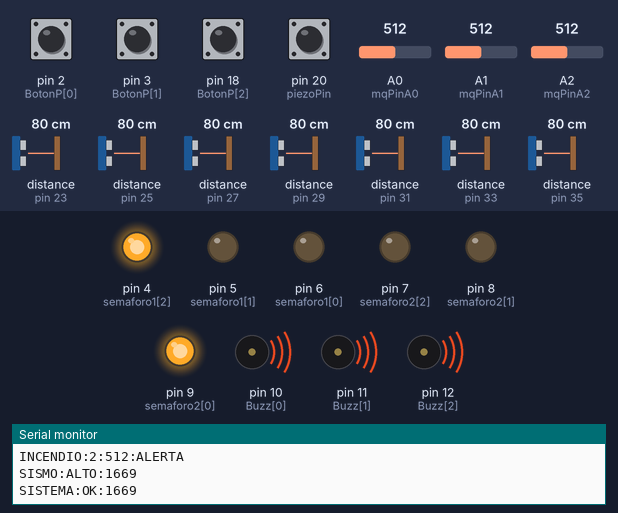
A sketch run on a simulated Arduino Mega 2560, built with avr-gcc and run on an emulated ATmega2560. On the bench: output pins drawn as LEDs (lit = HIGH), buzzer (waves = sounding, pin HIGH), the last lines printed to the serial monitor. Wiring (inferred from the names in the program): 7 × ultrasonic range finder: trigger pin 22, echo pin 23 / trigger pin 24, echo pin 25 / trigger pin 26, echo pin 27 / trigger pin 28, echo pin 29 / trigger pin 30, echo pin 31 / trigger pin 32, echo pin 33 / trigger pin 34, echo pin 35. The inputs (shaded band) are chosen by the test bench; at power-on: pin 2 (BotonP[0]), pin 3 (BotonP[1]), pin 18 (BotonP[2]), pin 20 (piezoPin) HIGH, A0 (mqPinA0) = 512, A1 (mqPinA1) = 512, distance to the obstacle (sensors on pin 23, pin 25, pin 27, pin 29, pin 31, pin 33, pin 35) 80 cm, A2 (mqPinA2) = 512. The echo pulse lasts 58.3 µs per cm; pins used as bus, display or sensor lines are not drawn.

Above: at 2.2 s.
2.3 s: A0 (mqPinA0) set to 275
At 7.0 s:
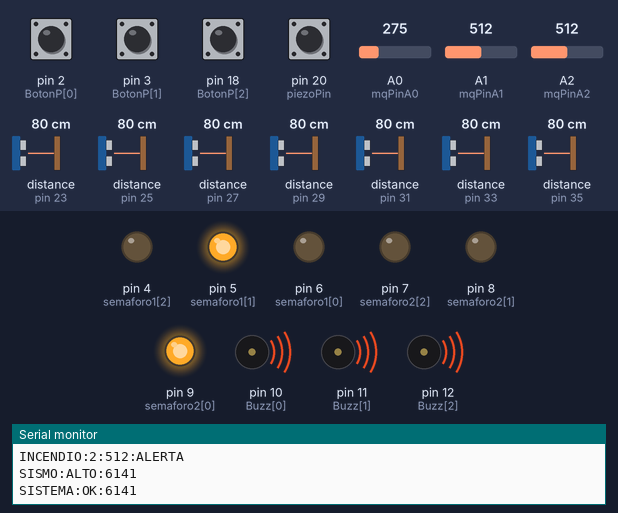
7.3 s: A0 (mqPinA0) set to 247
At 12.2 s:
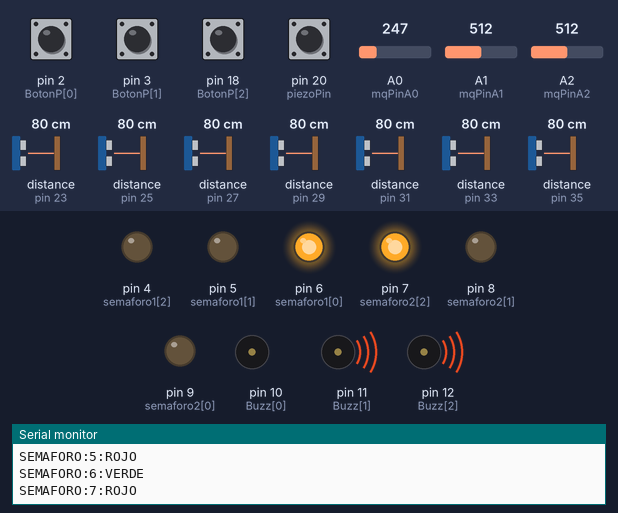
12.3 s: A1 (mqPinA1) set to 271
16.0 s: A1 (mqPinA1) set to 250
At 18.1 s:
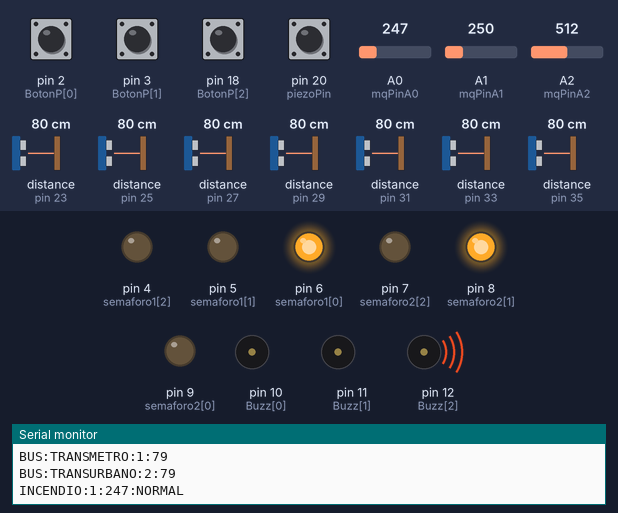
19.2 s: pin 2 (BotonP[0]) pulled LOW for 1.8 s
At 20.3 s:
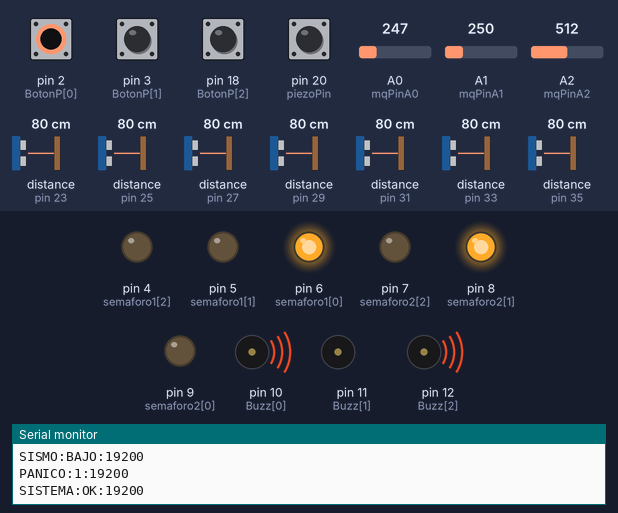
26.0 s: distance to the obstacle (sensor on pin 23) set to 2 cm
Timing chart, 0 to 59.4 s (numbered marks = the images above; inputs shaded):
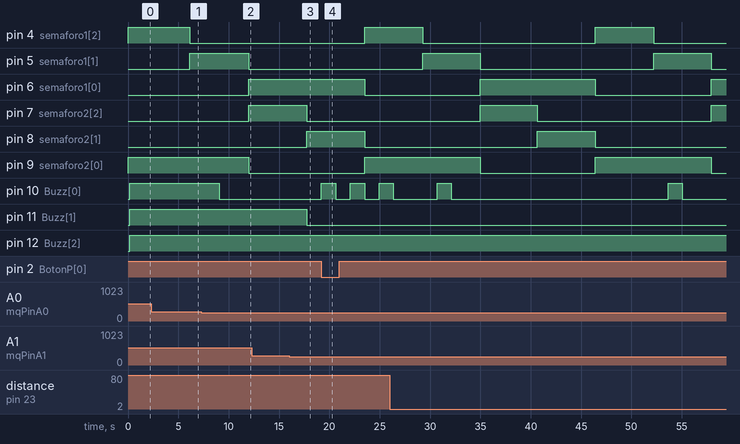

The sketch:

ACE2_PT1.ino
```cpp
// #################################
// DEFINIMOS LOS PINES DEL PROYECTO
// #################################

// Pines de semáforos
const int semaforo1[3] = {6, 5, 4}; // rojo, amarillo, verde
const int semaforo2[3] = {9, 8, 7}; // rojo, amarillo, verde

// Estados de semáforos: {semáforo1, semáforo2}
// Nota: 0 = rojo, 1 = amarillo, 2 = verde
int estados[][2] = {
  {2, 0},
  {1, 0},
  {0, 2},
  {0, 1}
};
const int numEstados = sizeof(estados) / sizeof(estados[0]);

// Pines de los 7 HC-SR04
const int Trig[7] = {22, 24, 26, 28, 30, 32, 34};
const int Echo[7] = {23, 25, 27, 29, 31, 33, 35};

// Distancias HC-SR04
float distancias[7];
long duration;

// Botones por zona
const int BotonP[3] = {2, 3, 18}; //pines de buzzer

// Buzzers por zonas
const int Buzz[3] = {10, 11, 12}; // Zona1 -> Buzz[0], Zona2 -> Buzz[1], Zona3 -> Buzz[2]

// Variables para buzzer
volatile bool buzzerTrigger[3] = {false, false, false};
volatile int buzzerType[3] = {0, 0, 0}; // 0= ninguno , 1=boton, 2=movimiento, 3=piezo, 4=mq
volatile int buzzerStep[3] = {0, 0, 0};
volatile int buzzerPhase[3] = {0, 0, 0}; // 0=ON, 1=OFF
unsigned long buzzerPhaseStart[3] = {0, 0, 0};

// Sensores MQ
const int mqPinA0 = A0;
const int mqPinA1 = A1;
const int mqPinA2 = A2;
float mqReadings[3];
const float mqThreshold = 260.0; // AQuí ESTÁ EL UMBRAL PARA LOS MQ --- RECORDEMOS TESTEARLO ---

// Piezos eléctricos
const int piezoPin = 20;

// Flags para eventos que necesitan envío a Processing
volatile bool panicoTriggered[3] = {false, false, false}; // Para botones de pánico
volatile bool infraccionTriggered[7] = {false, false, false, false, false, false, false}; // Para infracciones por HC-SR04
volatile bool sismoTriggered = false; // Para sismo
unsigned long sismoTime = 0; // Timestamp del último sismo
// CREO QUE LAS DEMÁS ALERTAS NO SE MANDAN POR EL TIMESTAMP

// Para estados de semáforos
const String semEstados[3] = {"ROJO", "AMARILLO", "VERDE"};

// #################################
// DEFINIMOS LAS FUNCIONES PRINCIPALES
// #################################

// Función para obtener la duración de la fase actual basada en el tipo de alarma
// Esto se puede cambiar, hay que jugarlo para que suenen mejor
unsigned long getPhaseDuration(int type, int step, int phase) {
  switch (type) {
    case 1: // Alarma 1: Botones - 3 pitidos cortos (200ms ON, 200ms OFF)
      if (step >= 3) return 0;
      if (phase == 0) return 200; // ON
      return (step < 2 ? 200 : 0); // OFF solo entre pitidos, no después del último
    case 2: // Alarma 2: Movimiento en rojo - 2 pitidos largos (500ms ON, 300ms OFF)
      if (step >= 2) return 0;
      if (phase == 0) return 500; // ON
      return (step < 1 ? 300 : 0); // OFF solo entre pitidos
    case 3: // Alarma 3: Piezo - 5 pitidos rápidos (100ms ON, 100ms OFF)
      if (step >= 5) return 0;
      if (phase == 0) return 100; // ON
      return (step < 4 ? 100 : 0); // OFF solo entre pitidos
    case 4: // Alarma 4: MQ bajo - Pitido continuo largo (2000ms ON)
      if (step >= 1) return 0;
      if (phase == 0) return 2000; // ON
      return 0; // No OFF
    default:
      return 0;
  }
}

// Activar buzzer en una zona con un tipo de alarma específico
void ActivarBuzzZonaConTipo(int zona, int tipo) {
  if (zona >= 0 && zona < 3 && tipo >= 1 && tipo <= 4) {
    buzzerTrigger[zona] = true;
    buzzerType[zona] = tipo;
    buzzerStep[zona] = 0;
    buzzerPhase[zona] = 0;
    buzzerPhaseStart[zona] = millis();
  }
}

// Interrupciones por botón
void ActivarBuzzZona(int zona) {
  ActivarBuzzZonaConTipo(zona, 1);
  panicoTriggered[zona] = true; // Flag para enviar PANICO
}

// Activar todos los buzzers
void ActivarTodosBuzz() {
  for (int z = 0; z < 3; z++) {
    ActivarBuzzZonaConTipo(z, 3);
  }
  sismoTriggered = true; // Flag para enviar SISMO
  sismoTime = millis();
}

// ISR para alarmas
void ISR_BuzzerZona0() { ActivarBuzzZona(0); }
void ISR_BuzzerZona1() { ActivarBuzzZona(1); }
void ISR_BuzzerZona2() { ActivarBuzzZona(2); }

// ISR para sismo
void ISR_Piezos() { ActivarTodosBuzz(); }

int estadoActualSem1 = 0;
int estadoActualSem2 = 0;

void setup() {
  // Semáforos
  for (int i = 0; i < 3; i++) {
    pinMode(semaforo1[i], OUTPUT);
    pinMode(semaforo2[i], OUTPUT);
  }

  // Configurar botones por zona
  for (int z = 0; z < 3; z++) {
    pinMode(BotonP[z], INPUT_PULLUP);
  }

  // Configurar buzzers
  for (int i = 0; i < 3; i++) {
    pinMode(Buzz[i], OUTPUT);
    digitalWrite(Buzz[i], LOW); // Asegurar apagado inicial
  }

  // Adjuntar interrupciones para botones de zonas
  attachInterrupt(digitalPinToInterrupt(BotonP[0]), ISR_BuzzerZona0, FALLING);
  attachInterrupt(digitalPinToInterrupt(BotonP[1]), ISR_BuzzerZona1, FALLING);
  attachInterrupt(digitalPinToInterrupt(BotonP[2]), ISR_BuzzerZona2, FALLING);

  attachInterrupt(digitalPinToInterrupt(piezoPin), ISR_Piezos, FALLING);

 // Inicializando los pines de los HC-SR04
  for (int i = 0; i < 7; i++) {
    pinMode(Trig[i], OUTPUT);
    pinMode(Echo[i], INPUT);
    digitalWrite(Trig[i], LOW);
  }

 // Inicializando el monitor serial
  Serial.begin(9600);

  // Inicializar estados actuales
  estadoActualSem1 = estados[0][0];
  estadoActualSem2 = estados[0][1];
  // Imprimir estado inicial
  mostrarenSemaforos();
}

void mostrarEstado(int semaforo[], int estado) {
  for (int i = 0; i < 3; i++) {
    digitalWrite(semaforo[i], (i == estado) ? HIGH : LOW);
  }
}

// Función utilitaria para mostrar estado inicial en semáforos
void mostrarenSemaforos() {
  for (int i = 0; i < 3; i++) {
    digitalWrite(semaforo1[i], (i == estadoActualSem1) ? HIGH : LOW);
  }
  for (int i = 0; i < 3; i++) {
    digitalWrite(semaforo2[i], (i == estadoActualSem2) ? HIGH : LOW);
  }
}

// Leer sensores MQ y almacenarlos en el arreglo
void leerMQSensors() {
  mqReadings[0] = analogRead(mqPinA0);
  mqReadings[1] = analogRead(mqPinA1);
  mqReadings[2] = analogRead(mqPinA2);
}

// Nueva función: verifica lecturas MQ y activa alarmas tipo 4 si están por debajo del umbral
void verificarMQYActivar() {
  for (int z = 0; z < 3; z++) {
    if (mqReadings[z] > mqThreshold) {
      ActivarBuzzZonaConTipo(z, 4);
      Serial.print("Alerta MQ bajo en zona "); Serial.print(z + 1); Serial.println(": (Tipo 4)");
    }
  }
}

// Lectura HC-SR04 para 7 zonas
void leerHC_SR04() {
  for (int z = 0; z < 7; z++) {
    // Inicializar trigger
    digitalWrite(Trig[z], LOW);
    delayMicroseconds(2);
    digitalWrite(Trig[z], HIGH);
    delayMicroseconds(10);
    digitalWrite(Trig[z], LOW);

    // Medir echo
    duration = pulseIn(Echo[z], HIGH, 30000);
    distancias[z] = duration * 0.0343 / 2.0;
  }
}

// Gestión de buzzers con patrones basados en tipo
void gestionarBuzzers() {
  for (int z = 0; z < 3; z++) {
    if (buzzerTrigger[z]) {
      unsigned long dur = getPhaseDuration(buzzerType[z], buzzerStep[z], buzzerPhase[z]);
      if (dur == 0) {
        digitalWrite(Buzz[z], LOW);
        buzzerTrigger[z] = false;
        buzzerType[z] = 0;
        continue;
      }

      unsigned long elapsed = millis() - buzzerPhaseStart[z];
      if (elapsed >= dur) {
        // Avanzar fase
        if (buzzerPhase[z] == 0) {
          // De ON a OFF
          digitalWrite(Buzz[z], LOW);
          buzzerPhase[z] = 1;
        } else {
          // De OFF a ON, avanzar step
          buzzerPhase[z] = 0;
          buzzerStep[z]++;
        }
        buzzerPhaseStart[z] = millis();

        // Verificar si la nueva fase tiene duración 0 (fin del patrón)
        dur = getPhaseDuration(buzzerType[z], buzzerStep[z], buzzerPhase[z]);
        if (dur == 0) {
          digitalWrite(Buzz[z], LOW);
          buzzerTrigger[z] = false;
          buzzerType[z] = 0;
          continue;
        }
      }

      // Establecer estado actual
      digitalWrite(Buzz[z], (buzzerPhase[z] == 0 ? HIGH : LOW));
    } else {
      digitalWrite(Buzz[z], LOW);
    }
  }
}

//Verifica distancias y activa buzzers según semáforo (con tipo 2), y setea flag para INFRACCION
void verificarYActivarBuzzerPorZonas() {
  // Semáforo 1 en rojo -> sensores 0, 1 y 6
  if (estadoActualSem1 == 2) {
    int sensoresSem1[] = {0, 1, 6};
    for (int i = 0; i < 3; i++) {
      int z = sensoresSem1[i];
      if (distancias[z] <= 5.0f) {
        // Aquí decides qué buzzer corresponde a cada sensor
        if (z == 0) {
          ActivarBuzzZonaConTipo(0, 2); // Zona1
        } else if (z == 1) {
          ActivarBuzzZonaConTipo(1, 2); // Zona2
        } else if (z == 6) {
          ActivarBuzzZonaConTipo(2, 2); // Zona3
        }
        infraccionTriggered[z] = true;
        Serial.print("HCALERTA:"); Serial.print(z + 1); Serial.println(":1:2");
      }
    }
  }

  // Semáforo 2 en rojo -> sensores 2, 3, 4, 5
  if (estadoActualSem2 == 2) {
    int sensoresSem2[] = {2, 3, 4, 5};
    for (int i = 0; i < 4; i++) {
      int z = sensoresSem2[i];
      if (distancias[z] <= 5.0f) {
        // Mapeo directo según zona
        if (z == 2) {
          ActivarBuzzZonaConTipo(0, 2); // Zona1
        } else if (z == 3) {
          ActivarBuzzZonaConTipo(1, 2); // Zona2
        } else if (z == 4) {
          ActivarBuzzZonaConTipo(1, 2); // Zona2 también
        } else if (z == 5) {
          ActivarBuzzZonaConTipo(2, 2); // Zona3
        }
        infraccionTriggered[z] = true;
        Serial.print("HCALERTA:"); Serial.print(z + 1); Serial.println(":2:2");
      }
    }
  }
}


//Envía todos los datos a Processing en el formato esperado
void enviarDatosAProcessing() {
  unsigned long ts = millis();

  // Enviar SEMAFORO con mapeo: IDs 1,3,5,7 -> estado sem1; resto -> estado sem2
  Serial.println("SEMAFORO:1:" + semEstados[estadoActualSem1]);
  Serial.println("SEMAFORO:2:" + semEstados[estadoActualSem2]);
  Serial.println("SEMAFORO:3:" + semEstados[estadoActualSem1]);
  Serial.println("SEMAFORO:4:" + semEstados[estadoActualSem2]);
  Serial.println("SEMAFORO:5:" + semEstados[estadoActualSem1]);
  Serial.println("SEMAFORO:6:" + semEstados[estadoActualSem2]);
  Serial.println("SEMAFORO:7:" + semEstados[estadoActualSem1]);
  Serial.println("SEMAFORO:8:" + semEstados[estadoActualSem2]);
  Serial.println("SEMAFORO:9:" + semEstados[estadoActualSem2]);
  Serial.println("SEMAFORO:10:" + semEstados[estadoActualSem2]);

  // Enviar BUS usamos distancias[5] y [6] como ejemplo, HAY QUE MEJORAR ESTO PARA LEER POSICIÓN
  int busDist1 = (int)(distancias[3]); // TRANSMETRO
  int busDist2 = (int)(distancias[0]); // TRANSURBANO
  Serial.println("BUS:TRANSMETRO:1:" + String(busDist1));
  Serial.println("BUS:TRANSURBANO:2:" + String(busDist2));

  // Enviar INCENDIO
  for (int i = 0; i < 2; i++) {
    int nivel = (int)mqReadings[i];
    String estado = (mqReadings[i] > mqThreshold) ? "ALERTA" : "NORMAL";
    Serial.println("INCENDIO:" + String(i + 1) + ":" + String(nivel) + ":" + estado);
  }

  // Enviar SISMO
  String nivelSismo = (millis() - sismoTime < 10000) ? "ALTO" : "BAJO";
  Serial.println("SISMO:" + nivelSismo + ":" + String(ts));

  // Enviar PANICO si --- VERIFICAR ESTO PORQUE EN EL PROCESSING HAY 6
  for (int z = 0; z < 3; z++) {
    if (panicoTriggered[z]) {
      Serial.println("PANICO:" + String(z + 1) + ":" + String(ts));
      panicoTriggered[z] = false; // Reset flag después de enviar
    }
  }

  // Enviar INFRACCION
  for (int z = 0; z < 7; z++) {
    if (infraccionTriggered[z]) {
      Serial.println("INFRACCION:" + String(z + 1) + ":" + String(ts));
      infraccionTriggered[z] = false; // Reset flag
    }
  }

  // Enviar SISTEMA:OK para keep-alive
  Serial.println("SISTEMA:OK:" + String(ts));
}

// Función auxiliar para imprimir el estado actual de semáforos
void imprimirEstados() {
  Serial.print("SEMA1="); Serial.print(estadoActualSem1);
  Serial.print("  SEMA2="); Serial.println(estadoActualSem2);
}

// Loop
void loop() {
  static int estadoSemaforoIndex = 0;          // índice para ciclo de semáforos
  static unsigned long cambioTiempo = 0;       // tiempo de cambio
  const unsigned long tiempoEstado = 5000;     // 5 segundos por estado

  // Leer sensores MQ
  leerMQSensors();
  Serial.println("MQA:"+String(mqReadings[0])+":"+String(mqReadings[1])+":"+String(mqReadings[2]));

  // Verificar y activar alarmas para MQ (tipo 4)
  verificarMQYActivar();

  // Leer HC-SR04 para las 7 zonas
  leerHC_SR04();
  for (int z = 0; z < 7; z++) {
    Serial.print("D"); Serial.print(z+1); Serial.print(": ");
    Serial.print(distancias[z]);
    Serial.print(" cm");
    if (z < 6) Serial.print(" | ");
  }
  Serial.println();

  // Gestión de buzzers (tiempos y patrones)
  gestionarBuzzers();

  // Actualizar estados actuales de semáforos
  estadoActualSem1 = estados[estadoSemaforoIndex][0];
  estadoActualSem2 = estados[estadoSemaforoIndex][1];

  // Control automático de semáforos
  if (millis() - cambioTiempo > tiempoEstado) {
    // Avanzar al siguiente estado
    estadoSemaforoIndex = (estadoSemaforoIndex + 1) % numEstados;
    // Actualizar estados actuales tras cambio
    estadoActualSem1 = estados[estadoSemaforoIndex][0];
    estadoActualSem2 = estados[estadoSemaforoIndex][1];
    // Mostrar el nuevo estado
    mostrarEstado(semaforo1, estadoActualSem1);
    mostrarEstado(semaforo2, estadoActualSem2);
    cambioTiempo = millis();
  }

  // Verificar y activar buzzer en función de distancias y estados de semáforo
  verificarYActivarBuzzerPorZonas();

  // Enviar todos los datos a Processing (cada loop, ~1s por delay)
  enviarDatosAProcessing();

  // Imprimir estados
  // imprimirEstados();

  delay(1000); // ajuste de tiempo según veamos la velocidad
}
```

Measured:
- the behaviour switches between 261 and 260 on A0 (mqPinA0) (found by bisection; images 1 and 2)
- the behaviour switches between 261 and 260 on A1 (mqPinA1) (found by bisection; images 2 and 3)
- after the input at 7.3 s, pin 10 (Buzz[0]): HIGH → LOW after 1.8 s
- after the input at 16.0 s, pin 11 (Buzz[1]): HIGH → LOW after 1.8 s
- after the input at 19.2 s, pin 10 (Buzz[0]): alternates HIGH for 1.4 s and LOW for 1.4 s, starting at once
- by itself, pin 5 (semaforo1[1]): alternates HIGH for 5.7 s and LOW for 17.2 s
